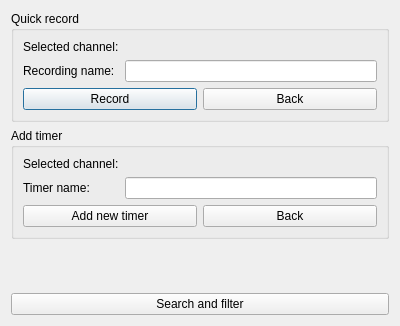
<?xml version="1.0" encoding="UTF-8"?>
<ui version="4.0">
 <class>RecorderNewDialog</class>
 <widget class="QDialog" name="RecorderNewDialog">
  <property name="geometry">
   <rect>
    <x>0</x>
    <y>0</y>
    <width>400</width>
    <height>326</height>
   </rect>
  </property>
  <property name="windowTitle">
   <string>New recording</string>
  </property>
  <property name="windowIcon">
   <iconset theme="media-record"/>
  </property>
  <layout class="QVBoxLayout" name="verticalLayout">
   <item>
    <widget class="QGroupBox" name="quickBox">
     <property name="title">
      <string>Quick record</string>
     </property>
     <layout class="QGridLayout" name="gridLayout_2">
      <item row="0" column="0">
       <widget class="QLabel" name="labelSelectedQuick">
        <property name="text">
         <string>Selected channel:</string>
        </property>
       </widget>
      </item>
      <item row="0" column="1">
       <widget class="QLabel" name="valueSelectedQuick">
        <property name="text">
         <string/>
        </property>
       </widget>
      </item>
      <item row="1" column="0">
       <widget class="QLabel" name="labelNameQuick">
        <property name="text">
         <string>Recording name:</string>
        </property>
       </widget>
      </item>
      <item row="1" column="1">
       <widget class="QLineEdit" name="editNameQuick"/>
      </item>
      <item row="2" column="0" colspan="2">
       <layout class="QHBoxLayout" name="horizontalLayout">
        <item>
         <widget class="QPushButton" name="buttonQuickRecord">
          <property name="text">
           <string>Record</string>
          </property>
          <property name="icon">
           <iconset theme="media-record"/>
          </property>
          <property name="checked">
           <bool>false</bool>
          </property>
         </widget>
        </item>
        <item>
         <widget class="QPushButton" name="buttonQuickCancel">
          <property name="text">
           <string>Back</string>
          </property>
          <property name="icon">
           <iconset theme="go-previous"/>
          </property>
         </widget>
        </item>
       </layout>
      </item>
     </layout>
    </widget>
   </item>
   <item>
    <widget class="QGroupBox" name="timerBox">
     <property name="title">
      <string>Add timer</string>
     </property>
     <layout class="QGridLayout" name="gridLayout">
      <item row="1" column="0">
       <widget class="QLabel" name="labelSelectedNew">
        <property name="text">
         <string>Selected channel:</string>
        </property>
       </widget>
      </item>
      <item row="1" column="1">
       <widget class="QLabel" name="valueSelectedNew">
        <property name="text">
         <string/>
        </property>
       </widget>
      </item>
      <item row="2" column="0">
       <widget class="QLabel" name="labelNameNew">
        <property name="text">
         <string>Timer name:</string>
        </property>
       </widget>
      </item>
      <item row="2" column="1">
       <widget class="QLineEdit" name="editNameNew"/>
      </item>
      <item row="3" column="0" colspan="2">
       <layout class="QHBoxLayout" name="horizontalLayout_2">
        <item>
         <widget class="QPushButton" name="buttonNewTimer">
          <property name="text">
           <string>Add new timer</string>
          </property>
          <property name="icon">
           <iconset theme="time-admin"/>
          </property>
          <property name="checked">
           <bool>false</bool>
          </property>
         </widget>
        </item>
        <item>
         <widget class="QPushButton" name="buttonNewCancel">
          <property name="text">
           <string>Back</string>
          </property>
          <property name="icon">
           <iconset theme="go-previous"/>
          </property>
         </widget>
        </item>
       </layout>
      </item>
     </layout>
    </widget>
   </item>
   <item>
    <widget class="PlaylistDisplayWidget" name="playlistWidget" native="true"/>
   </item>
   <item>
    <widget class="QPushButton" name="buttonFilter">
     <property name="text">
      <string>Search and filter</string>
     </property>
     <property name="icon">
      <iconset theme="edit-find-replace"/>
     </property>
    </widget>
   </item>
  </layout>
 </widget>
 <customwidgets>
  <customwidget>
   <class>PlaylistDisplayWidget</class>
   <extends>QWidget</extends>
   <header>ui/playlist/PlaylistDisplayWidget.h</header>
   <container>1</container>
  </customwidget>
 </customwidgets>
 <resources/>
 <connections/>
</ui>
